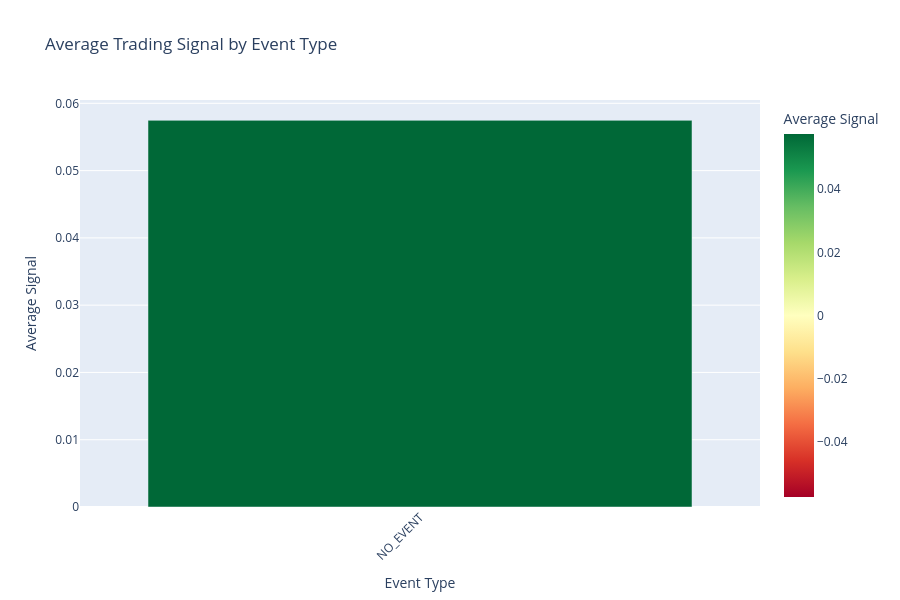

Notebook cell for this chart:
### Markdown cell above
## 7. Signal Strength by Event Type

### Code cell
# Average signal by primary event
if 'primary_event' in df.columns:
    event_signals = df.groupby('primary_event').agg({
        'trading_signal': 'mean',
        'date': 'count'
    }).reset_index()
    
    event_signals.columns = ['event', 'avg_signal', 'count']
    event_signals = event_signals[event_signals['count'] >= 10]  # Filter rare events
    event_signals = event_signals.sort_values('avg_signal', ascending=False)
    
    print(" Average Signal by Event Type:")
    print("=" * 70)
    print(event_signals.to_string(index=False))
    
    # Visualize
    fig = px.bar(
        event_signals,
        x='event',
        y='avg_signal',
        title='Average Trading Signal by Event Type',
        labels={'avg_signal': 'Average Signal', 'event': 'Event Type'},
        color='avg_signal',
        color_continuous_scale='RdYlGn',
        color_continuous_midpoint=0
    )
    
    fig.update_layout(height=600, xaxis_tickangle=-45)
    fig.write_html(VIZ_DIR / 'signals_by_event.html')
    fig.show()

### Figure 1 — Plotly figure (JSON) as saved in the notebook; plotly's stock layout.template omitted (floating-point values rounded to 4 significant figures)
{"data": [{"alignmentgroup": "True", "hovertemplate": "Event Type=%{x}<br>Average Signal=%{marker.color}<extra></extra>", "legendgroup": "", "marker": {"color": [0.05747], "coloraxis": "coloraxis", "pattern": {"shape": ""}}, "name": "", "offsetgroup": "", "orientation": "v", "showlegend": false, "textposition": "auto", "type": "bar", "x": ["NO_EVENT"], "xaxis": "x", "y": [0.05747], "yaxis": "y"}], "layout": {"barmode": "relative", "coloraxis": {"cmid": 0, "colorbar": {"title": {"text": "Average Signal"}}, "colorscale": [[0, "rgb(165,0,38)"], [0.1, "rgb(215,48,39)"], [0.2, "rgb(244,109,67)"], [0.3, "rgb(253,174,97)"], [0.4, "rgb(254,224,139)"], [0.5, "rgb(255,255,191)"], [0.6, "rgb(217,239,139)"], [0.7, "rgb(166,217,106)"], [0.8, "rgb(102,189,99)"], [0.9, "rgb(26,152,80)"], [1, "rgb(0,104,55)"]]}, "height": 600, "legend": {"tracegroupgap": 0}, "title": {"text": "Average Trading Signal by Event Type"}, "xaxis": {"anchor": "y", "domain": [0, 1], "tickangle": -45, "title": {"text": "Event Type"}}, "yaxis": {"anchor": "x", "domain": [0, 1], "title": {"text": "Average Signal"}}}}
